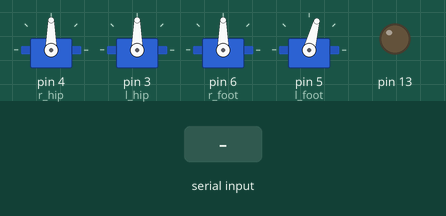
This sketch was run on a simulated Arduino Uno, built with avr-gcc and run on an emulated ATmega328P. On the bench: 4 × servo, output pins drawn as LEDs (lit = HIGH). Inputs (shaded band) come from the test bench.

Above: at 1.2 s.
1.3 s: "1" received over Serial
At 1.77 s:
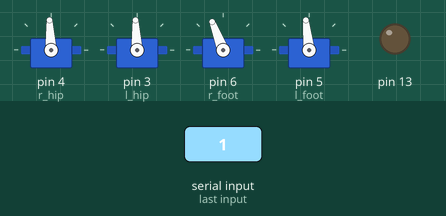
4.3 s: "2" received over Serial
At 5.08 s:
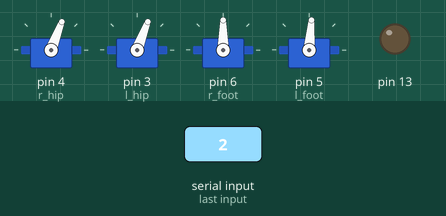
7.3 s: "5" received over Serial
At 7.8 s:
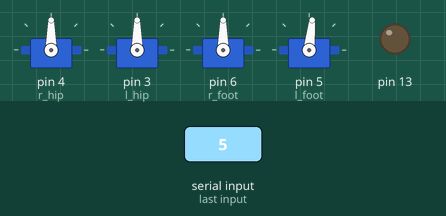
10.3 s: "6" received over Serial
13.3 s: "2" received over Serial
Timing chart, 0 to 17.3 s (numbered marks = the images above; inputs shaded):
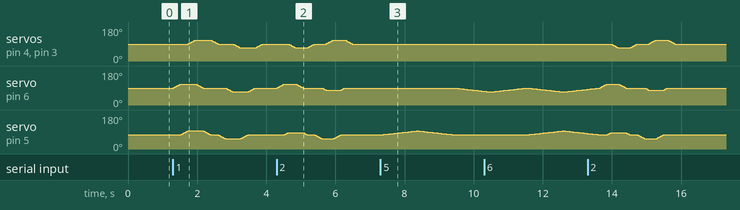

Measured:
- after the input at 7.3 s, servo on pin 6 (r_foot): moves from 90° to 73° over 0.80 s, starting after 2.2 s; servo on pin 5 (l_foot): rises from 75° to 96° in 1.0 s, then falls to 75° in 1.1 s
- after the input at 10.3 s, servo on pin 5 (l_foot): rises from 75° to 96° in 1.0 s, then falls to 82° in 0.70 s

The sketch:

Robo_bluetooth.ino
```cpp
char data ;
#include<Servo.h>
Servo r_hip , l_hip ,r_foot ,l_foot ,l_arm,r_arm;
int rh = 90,lh=90,lf=75,rf=90;
int x = 0;
void setup() {

Serial.begin(9600); //Bluetooth
pinMode(13,OUTPUT);
r_hip.attach(4);
l_hip.attach(3);
r_foot.attach(6);
l_foot.attach(5);
convert();
homeposition();
}

void loop() {
data = Serial.read();
if (data == '1')  //Forward
{
  leftturn();
  rightturn();
}
else if (data == '0')
{
  homeposition(); //Stop
}
else if (data == '2')
{
  leftback();
  rightback(); //Back
}
else if (data == '3')
{
  leftturn(); //Left turn
}
else if (data == '4')
{
  rightturn(); //Right turn
}
else if (data == '5')  //Dance
{
  for(int a=0;a<=20;a++)
{
  lf++;
  delay(50);
  convert();
}


 for(int a=20;a>=0;a--)
{
  lf--;
  delay(50);
  convert();
}
for(int a=0;a<=20;a++)
{
  rf--;
  delay(50);
  convert();
}


 for(int a=20;a>=0;a--)
{
  rf++;
  delay(50);
  convert();
}
}
else if (data == '6')
{
  for(int a=0;a<=20;a++)
{
  lf++;
  rf--;
  delay(50);
  convert();
}
  for(int a=0;a<=20;a++)
{
  lf--;
  rf++;
  delay(50);
  convert();
}
}

}

void homeposition(){
  r_hip.write(90);
  l_hip.write(90);
  r_foot.write(90);
  l_foot.write(75);
}

void convert() {
  r_hip.write(rh);
  l_hip.write(lh);
  r_foot.write(rf);
  l_foot.write(lf);
}

void rightturn() {
  for(int a=0;a<=20;a++)                 //step 1 to make left foot on toe
{
  lf--;
  delay(10);
  convert();
}


 for(int a=0;a<=20;a++)              //step2 ,to balance robot,adjust right foot to go to heel
{
  rf--;
  delay(10);
  convert();
}
for(int a=0;a<=20;a++)               //step 3 rotate both hips so that body turns
{
  rh--;
  lh--;
  delay(10);
  convert();
}


for(int a=0;a<=20;a++)                 //step 4 right foot back on homeposition
{
  lf++;
  delay(10);
  convert();
}


 for(int a=0;a<=20;a++)              //step 5 ,left foot back to homeposition
{
  rf++;
  delay(10);
  convert();
}
for(int a=0;a<=20;a++)               //step 6 rotate both hips so that body returns to homeposition
{
  rh++;
  lh++;
  delay(10);
  convert();
}
}

void leftturn() {
  for(int a=0;a<=20;a++)                 //step 1 to make right foot on toe
{
  rf++;
  delay(10);
  convert();
}


 for(int a=0;a<=20;a++)              //step2 ,to balance robot,adjust left foot to go to heel
{
  lf++;
  delay(10);
  convert();
}
for(int a=0;a<=20;a++)               //step 3 rotate both hips so that body turns
{
  rh++;
  lh++;
  delay(10);
  convert();
}


for(int a=0;a<=20;a++)                 //step 4 right foot back on homeposition
{
  rf--;
  delay(10);
  convert();
}


 for(int a=0;a<=20;a++)              //step 5 ,left foot back to homeposition
{
  lf--;
  delay(10);
  convert();
}
for(int a=0;a<=20;a++)               //step 6 rotate both hips so that body returns to homeposition
{
  rh--;
  lh--;
  delay(10);
  convert();
}
}
void rightback() {
  for(int a=0;a<=20;a++)                 //step 1 to make left foot on toe
{
  lf--;
  delay(10);
  convert();
}


 for(int a=0;a<=10;a++)              //step2 ,to balance robot,adjust right foot to go to heel
{
  rf--;
  delay(10);
  convert();
}
for(int a=0;a<=20;a++)               //step 3 rotate both hips so that body turns
{
  rh++;
  lh++;
  delay(10);
  convert();
}


for(int a=0;a<=20;a++)                 //step 4 right foot back on homeposition
{
  lf++;
  delay(10);
  convert();
}


 for(int a=0;a<=10;a++)              //step 5 ,left foot back to homeposition
{
  rf++;
  delay(10);
  convert();
}
for(int a=0;a<=20;a++)               //step 6 rotate both hips so that body returns to homeposition
{
  rh--;
  lh--;
  delay(10);
  convert();
}
}

void leftback() {
  for(int a=0;a<=20;a++)                 //step 1 to make right foot on toe
{
  rf++;
  delay(10);
  convert();
}


 for(int a=0;a<=10;a++)              //step2 ,to balance robot,adjust left foot to go to heel
{
  lf++;
  delay(10);
  convert();
}
for(int a=0;a<=20;a++)               //step 3 rotate both hips so that body turns
{
  rh--;
  lh--;
  delay(10);
  convert();
}


for(int a=0;a<=20;a++)                 //step 4 right foot back on homeposition
{
  rf--;
  delay(10);
  convert();
}


 for(int a=0;a<=10;a++)              //step 5 ,left foot back to homeposition
{
  lf--;
  delay(10);
  convert();
}
for(int a=0;a<=20;a++)               //step 6 rotate both hips so that body returns to homeposition
{
  rh++;
  lh++;
  delay(10);
  convert();
}
}
```
